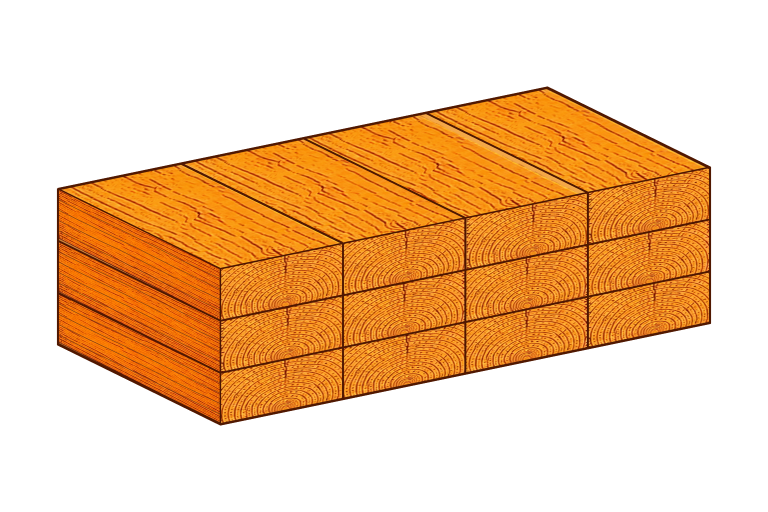
#> input picture tmp/artwork-v11-seams-v2/plank-production-v3/plank-production-v3-12-15-master-v11.webp, 1536 x 1024 px, given in place of beam-seams-v2-3-4-master-v11.webp, which was not available (shown at 1/2 size)
$ python create_artwork_v11_occlusion_qa.py
#> lines starting #> are read from the running program, lines starting #| are printed output that depends on the picture; pictures that were not available may be replaced by others from this repository, and a replacement may not be noted
#!/usr/bin/env python3
"""Create Current vs New QA boards for the v11 occlusion revision."""

from __future__ import annotations

import argparse
from pathlib import Path

from PIL import Image, ImageDraw


ROOT = Path(__file__).resolve().parents[1]
CURRENT = ROOT / "public/images/illustrations/configurator-v11"
NEW = ROOT / "tmp/artwork-v11-occlusion-v3"

ROWS = (
    (
        "TRAMY - CURRENT",
        CURRENT / "beam-seams-v2-3-4-master-v11.webp",
        "TRAMY - NEW OPAQUE LAYERS",
        NEW / "beam-occlusion-v3/beam-occlusion-v3-3-4-master-v11.webp",
    ),
    (
        "FOSNY - CURRENT",
        CURRENT / "plank-production-v3-3-4-master-v11.webp",
        "FOSNY - NEW CLEAN TOP + OCCLUSION",
        NEW / "plank-occlusion-clean-v4/plank-occlusion-clean-v4-3-4-master-v11.webp",
    ),
    (
        "FOSNY 6 KS - CURRENT",
        CURRENT / "plank-production-v3-5-8-master-v11.webp",
        "FOSNY 6 KS - NEW",
        NEW / "plank-occlusion-clean-v4/plank-occlusion-clean-v4-5-8-master-v11.webp",
    ),
    (
        "PRKNA - CURRENT",
        CURRENT / "board-texture-v2-3-4-master-v11.webp",
        "PRKNA - NEW OPAQUE LAYERS",
        NEW / "board-occlusion-v3/board-occlusion-v3-3-4-master-v11.webp",
    ),
    (
        "NETRIDENA SIROKA - CURRENT",
        CURRENT / "board-unsorted-wide-v2-5-8-master-v11.webp",
        "NETRIDENA SIROKA - NEW",
        NEW / "board-unsorted-wide-occlusion-v3/board-unsorted-wide-occlusion-v3-5-8-master-v11.webp",
    ),
)

HOMEPAGE_ROWS = (
    (
        "TRAMY IKONA - CURRENT",
        ROOT / "public/images/illustrations/homepage-v11/tramy-icon-production-v2-master-v11.webp",
        "TRAMY IKONA - NEW",
        NEW / "homepage-candidates/tramy-icon-occlusion-v3-master-v11.webp",
    ),
    (
        "FOSNY IKONA - CURRENT",
        ROOT / "public/images/illustrations/homepage-v11/fosny-icon-production-v3-master-v11.webp",
        "FOSNY IKONA - NEW",
        NEW / "homepage-candidates/fosny-icon-occlusion-clean-v4-master-v11.webp",
    ),
    (
        "PRKNA IKONA - CURRENT",
        ROOT / "public/images/illustrations/homepage-v11/prkna-icon-production-v2-master-v11.webp",
        "PRKNA IKONA - NEW",
        NEW / "homepage-candidates/prkna-icon-occlusion-v3-master-v11.webp",
    ),
)


def parse_args() -> argparse.Namespace:
    parser = argparse.ArgumentParser()
    parser.add_argument(
        "--output-dir",
        type=Path,
        default=NEW / "qa",
    )
    return parser.parse_args()


def paste_artwork(canvas: Image.Image, image: Image.Image, box: tuple[int, int, int, int]) -> None:
    left, top, right, bottom = box
    image.thumbnail((right - left, bottom - top), Image.Resampling.LANCZOS)
    x = left + (right - left - image.width) // 2
    y = top + (bottom - top - image.height) // 2
    canvas.paste(image, (x, y), image)


def main() -> None:
    args = parse_args()
    args.output_dir.mkdir(parents=True, exist_ok=True)

    cell_width, cell_height, label_height = 820, 540, 42
    overview = Image.new("RGB", (cell_width * 2, cell_height * len(ROWS)), "#F4EFE5")
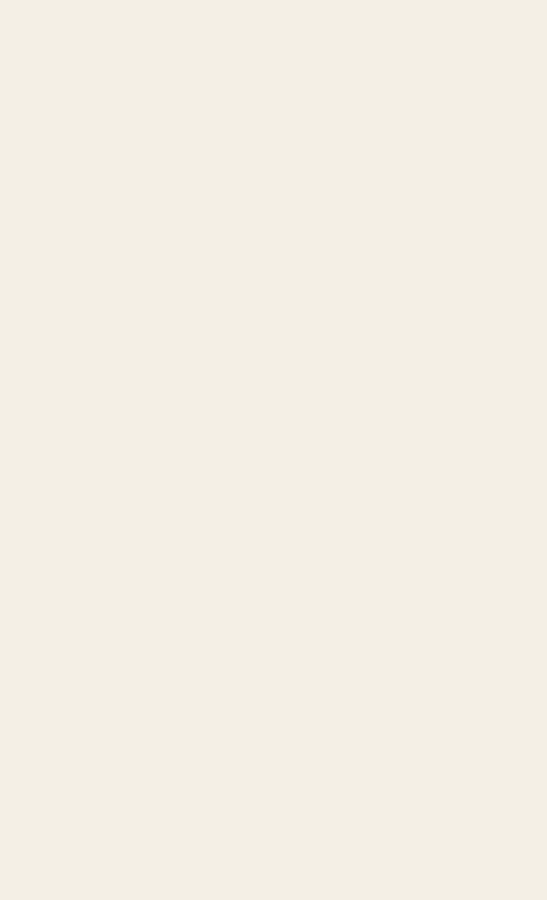
#> overview: PIL image 1640x2700 RGB (shown at 1/3 size); mean R, G, B 244, 239, 229
    overview_draw = ImageDraw.Draw(overview)

    detail_width, detail_height = 720, 420
    detail = Image.new(
        "RGB",
        (detail_width * 2, (detail_height + label_height) * len(ROWS)),
        "#F4EFE5",
    )
    detail_draw = ImageDraw.Draw(detail)

    for row_index, row in enumerate(ROWS):
        pairs = ((row[0], row[1]), (row[2], row[3]))
        for column_index, (label, path) in enumerate(pairs):
            image = Image.open(path).convert("RGBA")
#> image is the input picture: PIL image 1536x1024 RGBA; mean R, G, B, A 90, 49.6, 9.7, 103
            x0 = column_index * cell_width
            y0 = row_index * cell_height
            paste_artwork(
                overview,
                image.copy(),
                (x0 + 24, y0 + label_height + 16, x0 + cell_width - 24, y0 + cell_height - 16),
            )
#> in paste_artwork, `image.thumbnail((right - left, bottom - top), Image.Resampling.LANCZOS)`:
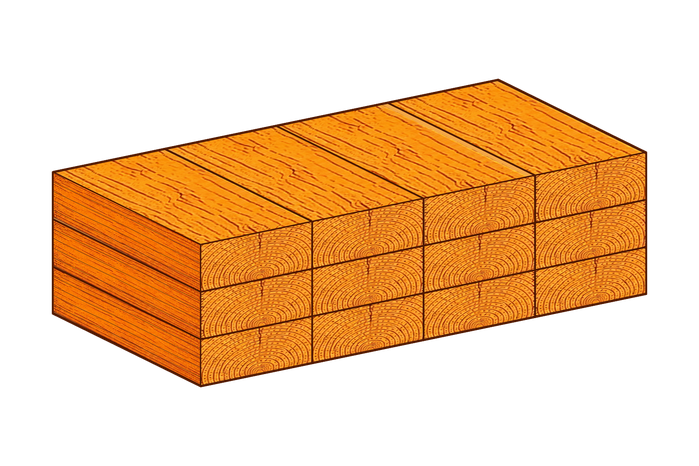
#> image: PIL image 699x466 RGBA; mean R, G, B, A 90.3, 49.7, 9.7, 103; transparent parts drawn white
#> in paste_artwork, `canvas.paste(image, (x, y), image)`:
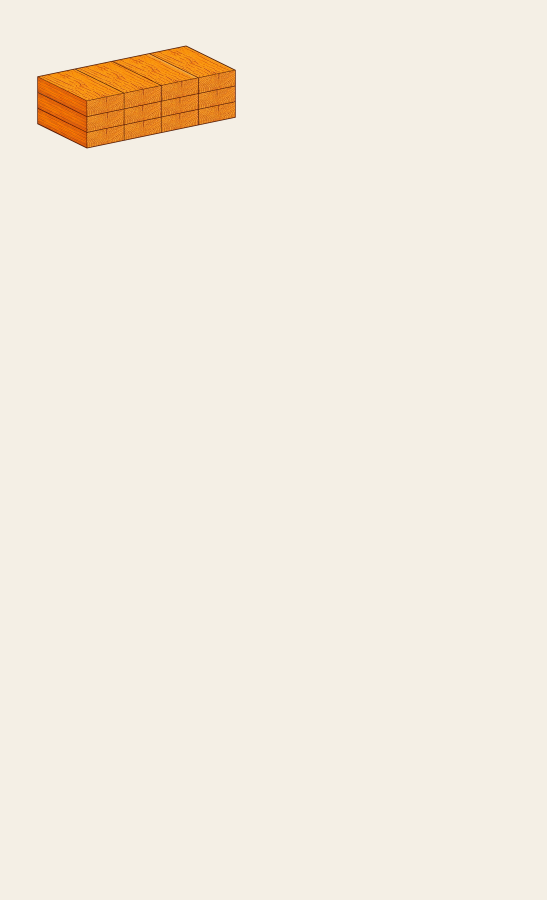
#> canvas: PIL image 1640x2700 RGB (shown at 1/3 size); mean R, G, B 243.3, 235.5, 222.9
            overview_draw.text((x0 + 20, y0 + 14), label, fill="#2B160A")
            overview_draw.rectangle(
                (x0, y0, x0 + cell_width - 1, y0 + cell_height - 1),
                outline="#D8C6AE",
            )

            bounds = image.getchannel("A").getbbox()
#> bounds = (113, 172, 1423, 852)
            if bounds is None:
                raise ValueError(f"Empty artwork: {path}")
            left, top, right, bottom = bounds
#> left = 113; top = 172; right = 1423; bottom = 852
            center_x = left + (right - left) * 0.58
#> center_x = 872.8
            center_y = top + (bottom - top) * 0.50
#> center_y = 512
            crop = image.crop(
                (
                    round(center_x - detail_width / 2),
                    round(center_y - detail_height / 2),
                    round(center_x + detail_width / 2),
                    round(center_y + detail_height / 2),
                )
            )
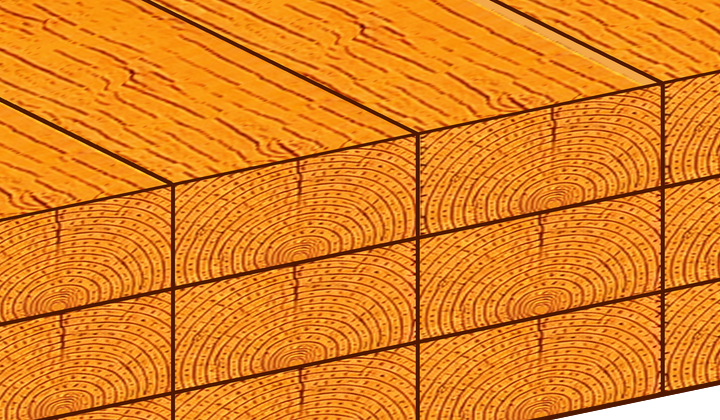
#> crop: PIL image 720x420 RGBA; mean R, G, B, A 222.5, 127.3, 28, 252.5; transparent parts drawn white
            detail_x = column_index * detail_width
            detail_y = row_index * (detail_height + label_height)
            detail.paste(crop, (detail_x, detail_y + label_height), crop)
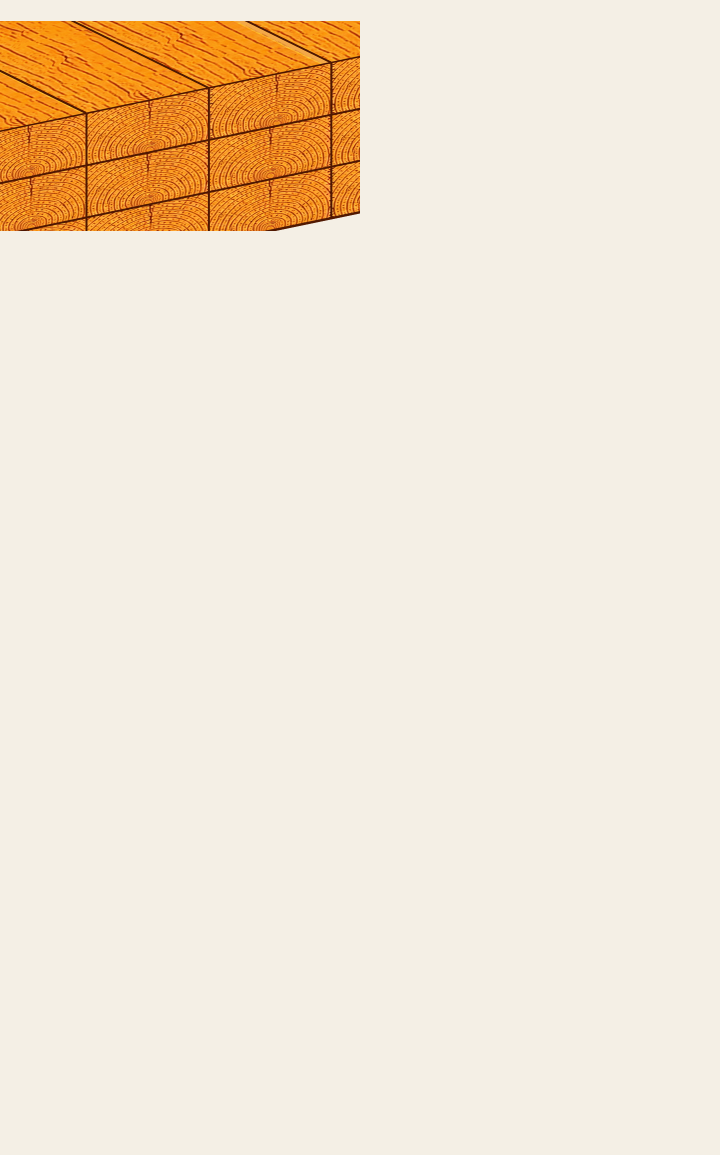
#> detail: PIL image 1440x2310 RGB (shown at 1/2 size); mean R, G, B 242.3, 229.1, 210.9
            detail_draw.text((detail_x + 18, detail_y + 14), f"{label} - 100%", fill="#2B160A")
            detail_draw.rectangle(
                (detail_x, detail_y, detail_x + detail_width - 1, detail_y + detail_height + label_height - 1),
                outline="#D8C6AE",
            )
#> pass 2 of the loop in main, `for row_index, row in enumerate(ROWS):`:
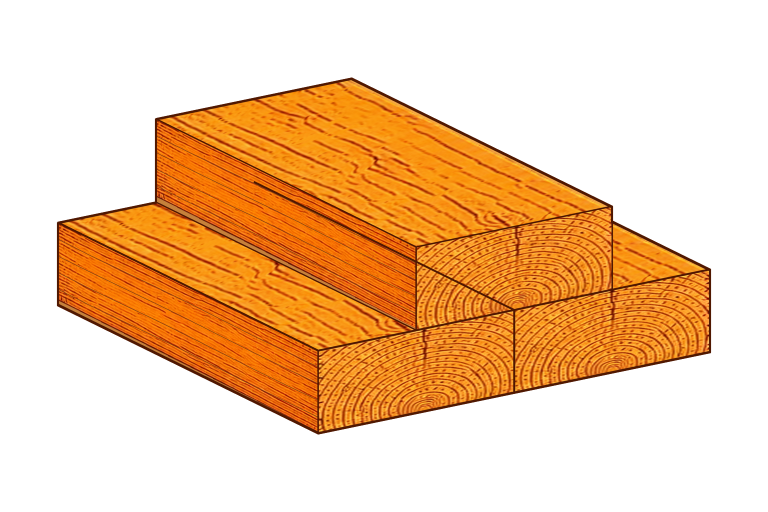
#> input picture tmp/artwork-v11-seams-v2/plank-production-v3/plank-production-v3-3-4-master-v11.webp, 1536 x 1024 px, found by its file name (shown at 1/2 size)
#> in main, image is the input picture: PIL image 1536x1024 RGBA; mean R, G, B, A 86.1, 46.4, 8.2, 97.6
#> x0 = 0
#> image: PIL image 699x466 RGBA
#> in main, `crop = image.crop( ( round(center_x - detail_width / 2), round(center_..`:
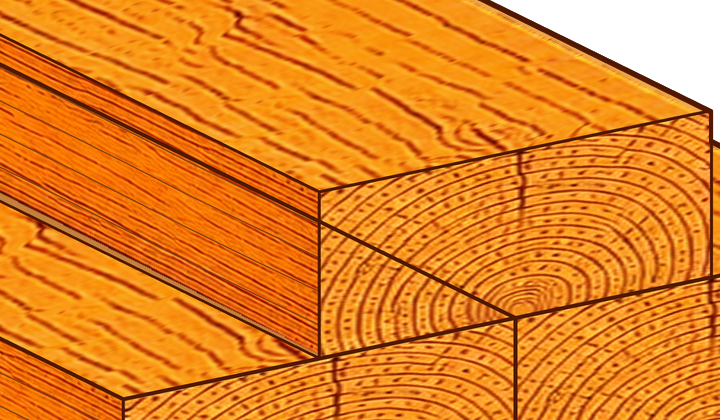
#> crop: PIL image 720x420 RGBA; mean R, G, B, A 216.6, 119, 22.6, 243.8; transparent parts drawn white
#> in main, `detail.paste(crop, (detail_x, detail_y + label_height), crop)`:
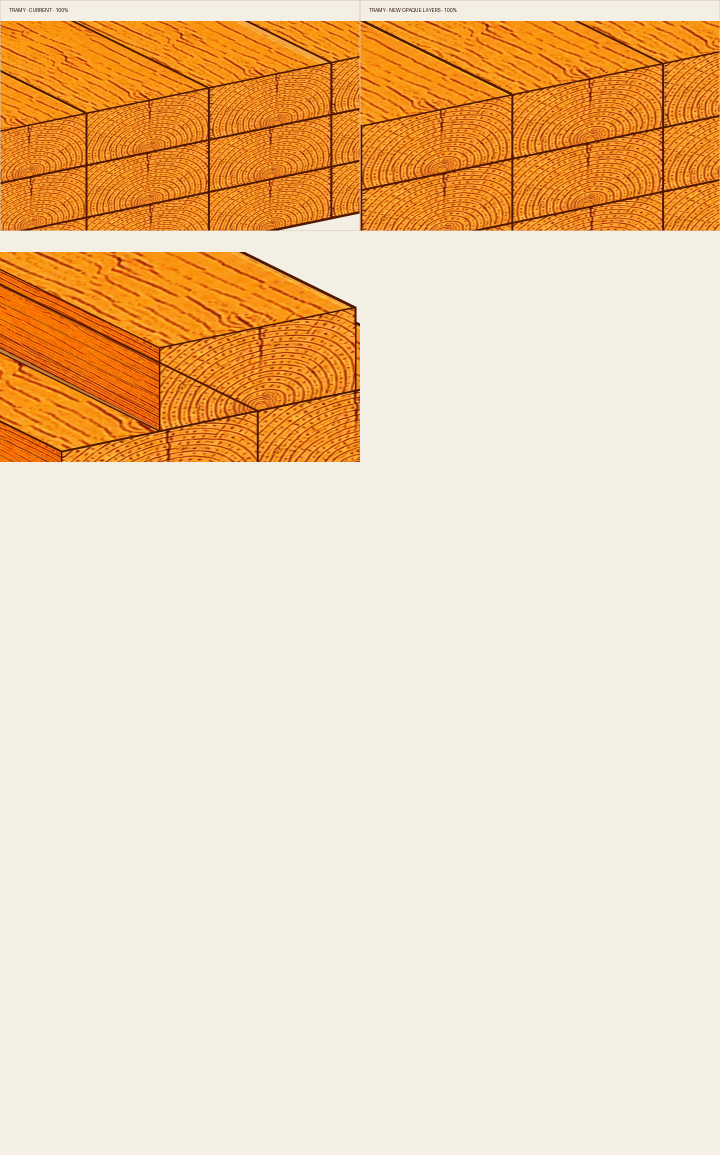
#> detail: PIL image 1440x2310 RGB (shown at 1/2 size); mean R, G, B 239, 209.1, 174.9
#> pass 3 of the loop in main, `for row_index, row in enumerate(ROWS):`:
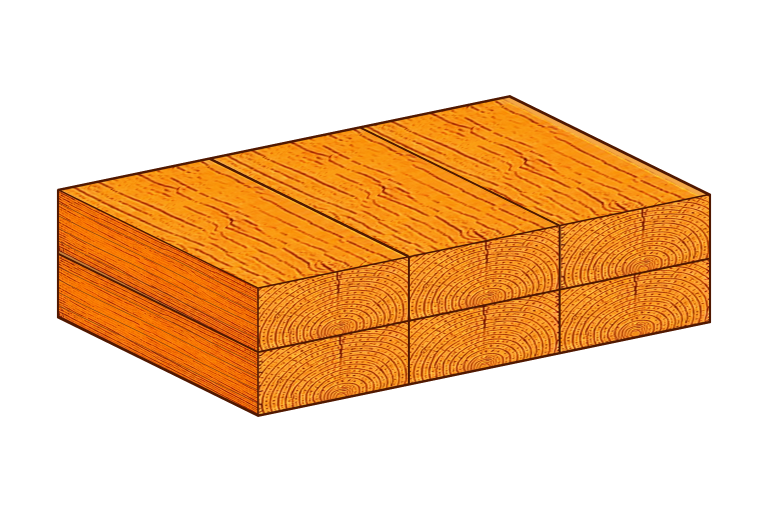
#> input picture tmp/artwork-v11-seams-v2/plank-production-v3/plank-production-v3-5-8-master-v11.webp, 1536 x 1024 px, found by its file name (shown at 1/2 size)
#> in main, image is the input picture: PIL image 1536x1024 RGBA; mean R, G, B, A 84.9, 46.8, 8.7, 96.1
#> image: PIL image 699x466 RGBA
#> in main, `crop = image.crop( ( round(center_x - detail_width / 2), round(center_..`:
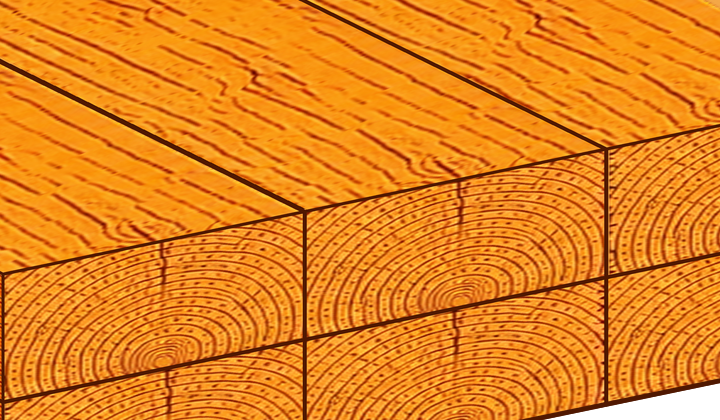
#> crop: PIL image 720x420 RGBA; mean R, G, B, A 225.8, 129.6, 26.6, 252.3; transparent parts drawn white
#> in main, `detail.paste(crop, (detail_x, detail_y + label_height), crop)`:
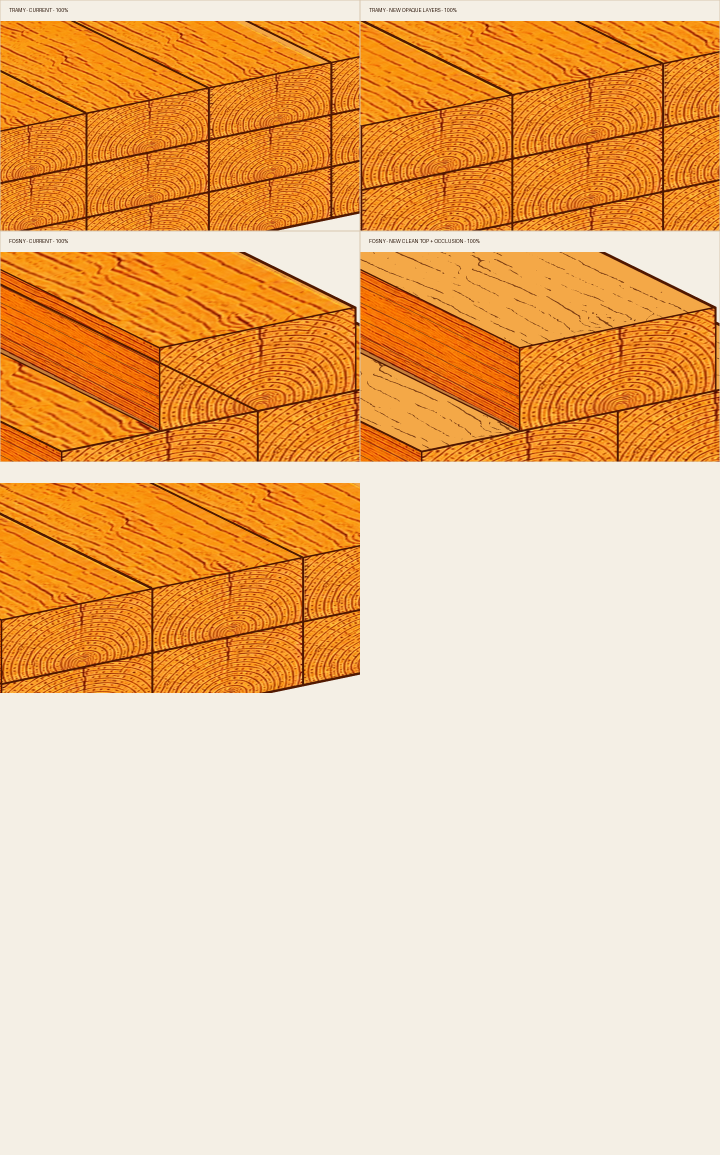
#> detail: PIL image 1440x2310 RGB (shown at 1/2 size); mean R, G, B 236, 190.3, 140.5
#> the loop made 5 passes; the first 3 are shown

    overview_path = args.output_dir / "current-vs-occlusion-v3.png"
    detail_path = args.output_dir / "current-vs-occlusion-v3-detail-100pct.png"
    overview.save(overview_path)
    detail.save(detail_path)
    print(overview_path.resolve())
    print(detail_path.resolve())

    icon_cell_width, icon_cell_height = 620, 390
    icons = Image.new(
        "RGB",
        (icon_cell_width * 2, icon_cell_height * len(HOMEPAGE_ROWS)),
        "#F4EFE5",
    )
    icons_draw = ImageDraw.Draw(icons)
    for row_index, row in enumerate(HOMEPAGE_ROWS):
        for column_index, (label, path) in enumerate(((row[0], row[1]), (row[2], row[3]))):
            image = Image.open(path).convert("RGBA")
            x0 = column_index * icon_cell_width
            y0 = row_index * icon_cell_height
            paste_artwork(
                icons,
                image,
                (x0 + 24, y0 + label_height + 14, x0 + icon_cell_width - 24, y0 + icon_cell_height - 14),
            )
            icons_draw.text((x0 + 18, y0 + 14), label, fill="#2B160A")
            icons_draw.rectangle(
                (x0, y0, x0 + icon_cell_width - 1, y0 + icon_cell_height - 1),
                outline="#D8C6AE",
            )
    icons_path = args.output_dir / "homepage-current-vs-occlusion-v3.png"
    icons.save(icons_path)
    print(icons_path.resolve())


if __name__ == "__main__":
#> (the run stopped early here; a loop or call above may not have finished)
